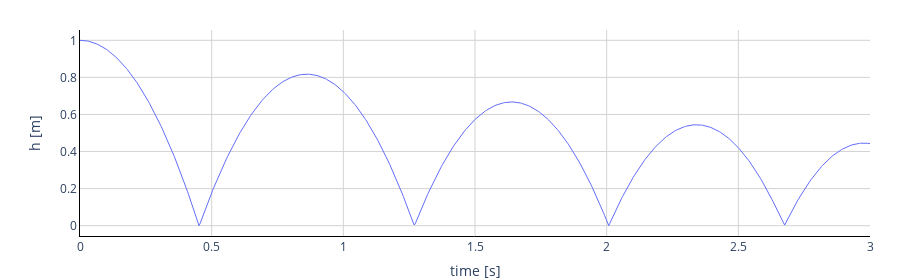

The code cell stored with this chart in its notebook:
### Code cell
# simulate again with a changed parameter
result = simulate_fmu(filename=filename, start_values={'e': 0.9}, output=['h'])

plot_result(result)

### Figure 1 — Plotly figure (JSON) as saved in the notebook; plotly's stock layout.template omitted (floating-point values rounded to 4 significant figures; data arrays with more than 128 entries replaced by an {"elided": "..."} marker saying what was removed)
{"data": [{"line": {"color": "#636efa", "width": 1}, "marker": {"color": "#636efa", "size": 5}, "name": "h", "type": "scatter", "x": {"elided": "751 float values"}, "xaxis": "x", "y": {"elided": "751 float values"}, "yaxis": "y"}], "layout": {"height": 280, "margin": {"b": 0, "r": 30, "t": 30}, "plot_bgcolor": "rgba(0,0,0,0)", "showlegend": false, "xaxis": {"anchor": "y", "domain": [0, 1], "gridcolor": "LightGrey", "gridwidth": 1, "linecolor": "black", "range": [0, 3], "showgrid": true, "showline": true, "ticklen": 0, "title": {"text": "time [s]"}, "zerolinecolor": "LightGrey", "zerolinewidth": 1}, "yaxis": {"anchor": "x", "domain": [0, 1], "gridcolor": "LightGrey", "gridwidth": 1, "linecolor": "black", "showgrid": true, "showline": true, "ticklen": 0, "title": {"text": "h [m]"}, "zerolinecolor": "LightGrey", "zerolinewidth": 1}}}
